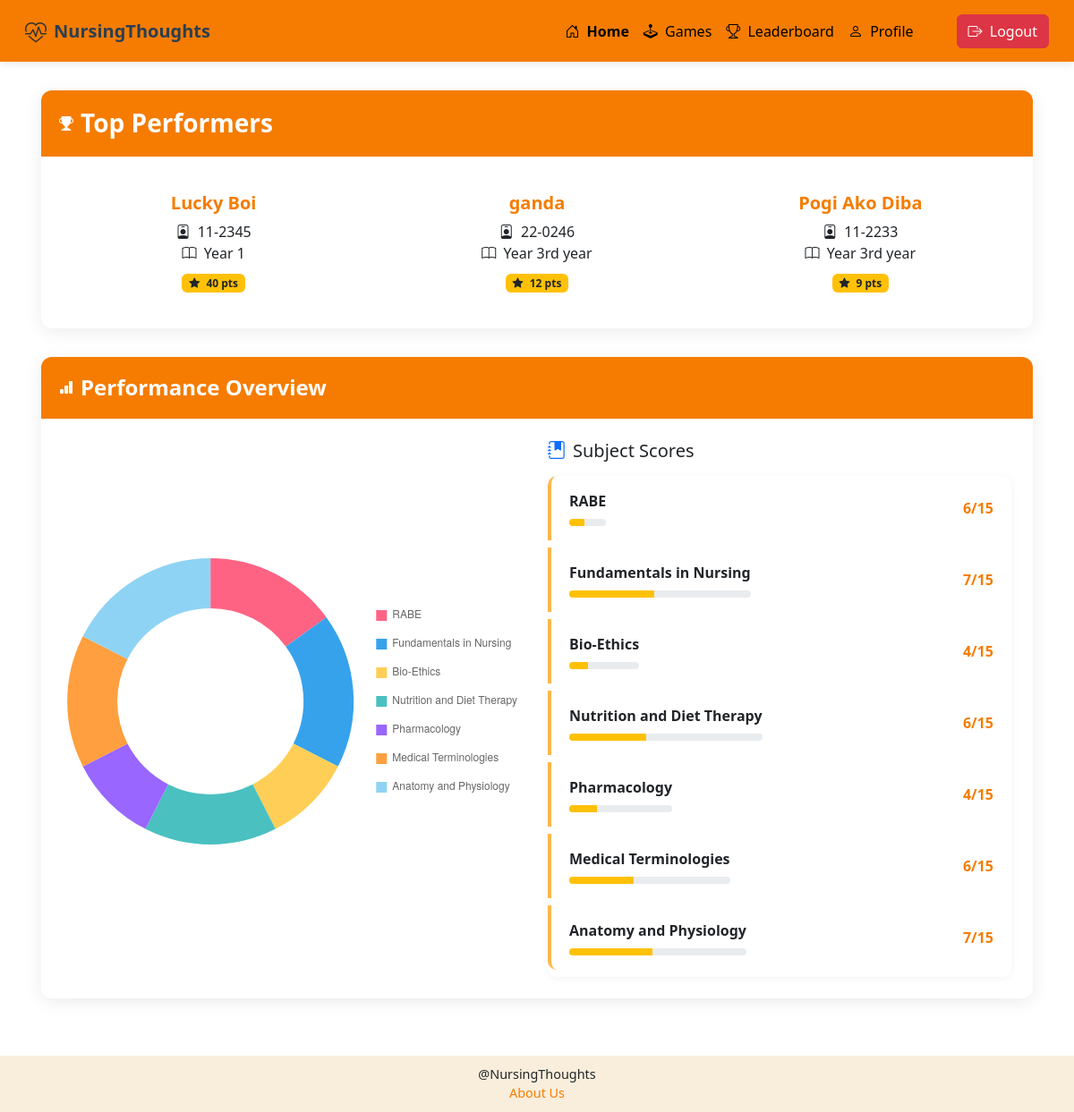
Screenshot of /Homepage.php (signed in) with the database file from the repository.
### tables this page shows
CREATE TABLE `users` (
  `user_id` int(11) NOT NULL,
  `schoolID` varchar(50) DEFAULT NULL,
  `fullName` varchar(100) DEFAULT NULL,
  `YrLvl` varchar(10) DEFAULT NULL,
  `email` varchar(100) DEFAULT NULL,
  `password_hash` varchar(255) DEFAULT NULL,
  `reset_token` varchar(255) DEFAULT NULL,
  `token_expiry` datetime DEFAULT NULL
);

CREATE TABLE `subjects` (
  `subject_id` int(11) NOT NULL,
  `name` varchar(100) DEFAULT NULL
);

### Homepage.php (the view, shortened to what this page needs)
<?php
require 'db_conn.php';
$featuredQuery = "
    SELECT u.user_id, u.fullName, u.schoolID, u.YrLvL, SUM(s.score) AS total_score
    FROM scores s
    JOIN users u ON s.user_id = u.user_id
    GROUP BY u.user_id
    ORDER BY total_score DESC
    LIMIT 3
";
$stmtFeatured = $pdo->query($featuredQuery);
$topPerformers = $stmtFeatured->fetchAll(PDO::FETCH_ASSOC);
$user_id = $_SESSION['user_id'];
$query = "
    SELECT sub.subject_id, sub.name, SUM(s.score) AS total_score, COUNT(*) AS attempts
    FROM scores s
    JOIN subjects sub ON s.subject_id = sub.subject_id
    WHERE s.user_id = :user_id
    GROUP BY sub.subject_id
";
$stmt = $pdo->prepare($query);
$stmt->execute(['user_id' => $user_id]);
$subjectsPerformance = $stmt->fetchAll(PDO::FETCH_ASSOC);
$chartLabels = [];
$chartData   = [];
foreach ($subjectsPerformance as $subject) {
    $chartLabels[] = $subject['name'];
    $chartData[]   = $subject['total_score'];
}
?>
<!DOCTYPE html>
<html lang="en">
<head>
  <link href="https://cdn.jsdelivr.net/npm/bootstrap@5.3.3/dist/css/bootstrap.min.css" rel="stylesheet" />
  <link rel="stylesheet" href="https://cdn.jsdelivr.net/npm/bootstrap-icons@1.11.1/font/bootstrap-icons.css">
  <link rel="stylesheet" href="nav.css" />
  <link rel="stylesheet" href="Homepage.css" />
</head>
<body>
<nav class="navbar sticky-top navbar-expand-lg px-3" style="background-color: #f57c00; box-shadow: 0 2px 10px rgba(0,0,0,0.1);">
  <div class="container-fluid">
    <a class="navbar-brand d-flex align-items-center" href="Homepage.php">
      <div class="nav-logo me-2" style="font-size: 1.8rem; color: #e74c3c;">
        <i class="bi bi-heart-pulse"></i>
      </div>
      <span style="font-weight: 600; color: #2c3e50;">NursingThoughts</span>
    </a>
    <div class="collapse navbar-collapse" id="navbarContent">
      <div class="d-flex ms-auto align-items-center">
        <ul class="navbar-nav mb-2 mb-lg-0 d-flex align-items-center">
          <li class="nav-item">
            <a class="nav-link active" href="Homepage.php"><i class="bi bi-house-door me-1"></i> Home</a>
          </li>
          <li class="nav-item">
            <a class="nav-link" href="Games.php"><i class="bi bi-joystick me-1"></i> Games</a>
          </li>
          <li class="nav-item">
            <a class="nav-link" href="Leaderboard.php"><i class="bi bi-trophy me-1"></i> Leaderboard</a>
          </li>
          <li class="nav-item">
            <a class="nav-link" href="profile.php"><i class="bi bi-person me-1"></i> Profile</a>
          </li>
          <li>
          </li>
          <li class="nav-item ms-2">
            <a class="btn btn-danger" href="logout.php"><i class="bi bi-box-arrow-right me-1"></i> Logout</a>
          </li>
        </ul>
      </div>
    </div>
  </div>
</nav>
<div class="container container-flex">
    <div class="card">
      <div class="card-header d-flex align-items-center">
        <i class="bi bi-trophy-fill me-2"></i>
        <h3 class="mb-0">Top Performers</h3>
      </div>
      <div class="card-body">
        <div class="row">
          <?php if (count($topPerformers) > 0): ?>
            <?php foreach ($topPerformers as $performer): ?>
              <div class="col-md-4 featured-item text-center">
                <h5><?= htmlspecialchars($performer['fullName']) ?></h5>
                <div class="performer-details">
                  <div><i class="bi bi-person-badge me-1"></i> <?= htmlspecialchars($performer['schoolID']) ?></div>
                  <div><i class="bi bi-book me-1"></i> Year <?= htmlspecialchars($performer['YrLvL']) ?></div>
                  <div class="mt-2">
                    <span class="badge bg-warning text-dark">
                      <i class="bi bi-star-fill me-1"></i> <?= htmlspecialchars($performer['total_score']) ?> pts
                    </span>
                  </div>
                </div>
              </div>
            <?php endforeach; ?>
          <?php endif; ?>
        </div>
      </div>
    </div>
    <div class="card">
      <div class="card-header d-flex align-items-center">
        <i class="bi bi-bar-chart-fill me-2"></i>
        <h4 class="mb-0">Performance Overview</h4>
      </div>
      <div class="card-body">
        <div class="row align-items-center">
          <div class="col-lg-6 mb-4 mb-lg-0">
            <div class="performance-chart">
              <canvas id="performancePieChart"></canvas>
            </div>
          </div>
          <div class="col-lg-6">
            <h5 class="mb-3 d-flex align-items-center">
              <i class="bi bi-journal-bookmark-fill me-2 text-primary"></i>
              Subject Scores
            </h5>
            <div class="subject-list">
              <ul class="list-group">
                <?php foreach ($subjectsPerformance as $subject):
                    $maxScore = $subject['attempts'] * 15;
                    $percentage = round(($subject['total_score'] / $maxScore) * 100);
                ?>
                  <li class="list-group-item">
                    <div>
                      <strong><?= htmlspecialchars($subject['name']) ?></strong>
                      <div class="progress mt-2" style="height: 8px;">
                        <div class="progress-bar bg-warning"
                             role="progressbar"
                             style="width: <?= $percentage ?>%;"
                             aria-valuenow="<?= $percentage ?>"
                             aria-valuemin="0"
                             aria-valuemax="100">
                        </div>
                      </div>
                    </div>
                    <span><?= htmlspecialchars($subject['total_score']) ?>/<?= $maxScore ?></span>
                  </li>
                <?php endforeach; ?>
              </ul>
            </div>
          </div>
        </div>
      </div>
    </div>
  </div>
  <footer class="footer">
    <div>@NursingThoughts</div>
    <a href="AboutUs.php">About Us</a>
  </footer>
<script>
  // Enhanced Chart Configuration
  const chartLabels = <?php echo json_encode($chartLabels); ?>;
  const chartData = <?php echo json_encode($chartData); ?>;
  const ctx = document.getElementById('performancePieChart').getContext('2d');
  const performancePieChart = new Chart(ctx, {
    type: 'doughnut',
    data: {
      labels: chartLabels,
      datasets: [{
        data: chartData,
        backgroundColor: [
          '#FF6384', '#36A2EB', '#FFCE56', '#4BC0C0',
          '#9966FF', '#FF9F40', '#8FD3F4', '#B0E0E6',
          '#A0D6B4', '#90EE90', '#FFB6C1'
        ],
        borderWidth: 0,
        hoverOffset: 10
      }]
    },
    options: {
      responsive: true,
      maintainAspectRatio: false,
      cutout: '65%',
      plugins: {
        legend: {
          position: 'right',
          labels: {
            boxWidth: 12,
            padding: 20,
            font: {
              size: 12
            }
          }
        },
        tooltip: {
          callbacks: {
            label: function(context) {
              const label = context.label || '';
              const value = context.raw;
              const total = context.dataset.data.reduce((a, b) => a + b, 0);
              const percentage = Math.round((value / total) * 100);
              return `${label}: ${value} (${percentage}%)`;
            }
          }
        }
      },
      animation: {
        animateScale: true,
        animateRotate: true
      }
    }
  });
</script>
</body>
</html>

### nav.css (style rules this page uses)
html, body { height: 100%; margin: 0; }
.sticky-top { background-color: #f57c00; z-index: 1030; }
.footer { background-color: #f9eedb; padding: 10px 0; text-align: center; font-size: 0.9rem; }
.footer a { color: #f57c00; text-decoration: none; }
.nav-link { color: black !important; font-weight: 500; }
.nav-link.active { font-weight: bold; }
.nav-logo i { font-size: 24px; color: #333; }

### Homepage.css (style rules this page uses)
:root { --primary-color: #f57c00; --secondary-color: #ffb74d; --light-bg: #fff8f1; --dark-text: #2c3e50; --card-shadow: 0 4px 20px rgba(0, 0, 0, 0.08); }
.container-flex { padding: 2rem 1rem; }
.card { border: none; border-radius: 12px; overflow: hidden; box-shadow: var(--card-shadow); transition: transform 0.3s ease; margin-bottom: 2rem; }
.card-header { background-color: var(--primary-color); color: white; padding: 1.25rem; border-bottom: none; }
.card-header h3, .card-header h4 { font-weight: 600; margin: 0; }
.card-body { padding: 1.5rem; }
.featured-item { padding: 1rem; transition: all 0.3s ease; }
.featured-item h5 { color: var(--primary-color); font-weight: 600; margin-bottom: 0.5rem; }
.performance-chart { height: 320px; margin-bottom: 1rem; }
.list-group { border-radius: 10px; overflow: hidden; box-shadow: 0 2px 10px rgba(0, 0, 0, 0.05); }
.list-group-item { border: none; border-left: 4px solid var(--secondary-color); padding: 1rem 1.25rem; margin-bottom: 0.5rem; transition: all 0.3s ease; display: flex; justify-content: space-between; align-items: center; }
.list-group-item span { font-weight: 600; color: var(--primary-color); }

### rows the page displays
users: fullName "Lucky Boi", schoolID "11-2345", YrLvl "1", total_score "40"
users: fullName "ganda", schoolID "22-0246", YrLvl "3rd year", total_score "12"
users: fullName "Pogi Ako Diba", schoolID "11-2233", YrLvl "3rd year", total_score "9"
subjects: name "RABE", $percentage 40 (drawn), total_score "6", maxScore "15"
subjects: name "Fundamentals in Nursing", $percentage 47 (drawn), total_score "7", maxScore "15"
subjects: name "Bio-Ethics", $percentage 27 (drawn), total_score "4", maxScore "15"
subjects: name "Nutrition and Diet Therapy", $percentage 40 (drawn), total_score "6", maxScore "15"
subjects: name "Pharmacology", $percentage 27 (drawn), total_score "4", maxScore "15"
subjects: name "Medical Terminologies", $percentage 40 (drawn), total_score "6", maxScore "15"
subjects: name "Anatomy and Physiology", $percentage 47 (drawn), total_score "7", maxScore "15"

### other values shown
chart data {{ json_encode($chartLabels) }} ["RABE","Fundamentals in Nursing","Bio-Ethics","Nutrition and Diet Therapy","Pharmacology","Medical Terminologies","Anatomy and Physiology"]
chart data {{ json_encode($chartData) }} ["6","7","4","6","4","6","7"]
